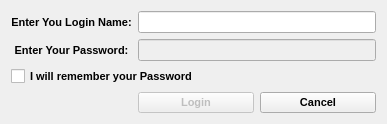
<?xml version="1.0" encoding="UTF-8"?>
<ui version="4.0">
 <class>loginDialog</class>
 <widget class="QDialog" name="loginDialog">
  <property name="windowModality">
   <enum>Qt::ApplicationModal</enum>
  </property>
  <property name="geometry">
   <rect>
    <x>0</x>
    <y>0</y>
    <width>387</width>
    <height>124</height>
   </rect>
  </property>
  <property name="sizePolicy">
   <sizepolicy hsizetype="Fixed" vsizetype="Fixed">
    <horstretch>0</horstretch>
    <verstretch>0</verstretch>
   </sizepolicy>
  </property>
  <property name="maximumSize">
   <size>
    <width>400</width>
    <height>211</height>
   </size>
  </property>
  <property name="font">
   <font>
    <family>Lucida Grande</family>
    <pointsize>8</pointsize>
    <weight>75</weight>
    <bold>true</bold>
   </font>
  </property>
  <property name="focusPolicy">
   <enum>Qt::NoFocus</enum>
  </property>
  <property name="windowTitle">
   <string>Twitter Login</string>
  </property>
  <property name="windowIcon">
   <iconset resource="../images/images.qrc">
    <normaloff>:/twitter/user-online.svg</normaloff>:/twitter/user-online.svg</iconset>
  </property>
  <property name="autoFillBackground">
   <bool>false</bool>
  </property>
  <property name="modal">
   <bool>true</bool>
  </property>
  <layout class="QGridLayout" name="gridLayout">
   <item row="0" column="0">
    <widget class="QLabel" name="label_2">
     <property name="text">
      <string>Enter You Login Name:</string>
     </property>
     <property name="scaledContents">
      <bool>false</bool>
     </property>
     <property name="alignment">
      <set>Qt::AlignCenter</set>
     </property>
     <property name="buddy">
      <cstring>loginLineEdit</cstring>
     </property>
    </widget>
   </item>
   <item row="0" column="1">
    <widget class="QLineEdit" name="loginLineEdit"/>
   </item>
   <item row="1" column="0">
    <widget class="QLabel" name="label">
     <property name="text">
      <string>Enter Your Password:</string>
     </property>
     <property name="alignment">
      <set>Qt::AlignCenter</set>
     </property>
     <property name="buddy">
      <cstring>passwordLineEdit</cstring>
     </property>
    </widget>
   </item>
   <item row="1" column="1">
    <widget class="QLineEdit" name="passwordLineEdit">
     <property name="enabled">
      <bool>false</bool>
     </property>
     <property name="echoMode">
      <enum>QLineEdit::Password</enum>
     </property>
    </widget>
   </item>
   <item row="2" column="0" colspan="2">
    <widget class="QCheckBox" name="rememberPasswordCheckBox">
     <property name="layoutDirection">
      <enum>Qt::LeftToRight</enum>
     </property>
     <property name="text">
      <string>I will remember your Password</string>
     </property>
     <property name="tristate">
      <bool>false</bool>
     </property>
    </widget>
   </item>
   <item row="3" column="1">
    <layout class="QHBoxLayout" name="horizontalLayout">
     <item>
      <widget class="QPushButton" name="loginButton">
       <property name="enabled">
        <bool>false</bool>
       </property>
       <property name="text">
        <string>Login</string>
       </property>
      </widget>
     </item>
     <item>
      <widget class="QPushButton" name="cancelButton">
       <property name="text">
        <string>Cancel</string>
       </property>
      </widget>
     </item>
    </layout>
   </item>
  </layout>
 </widget>
 <resources>
  <include location="../images/images.qrc"/>
 </resources>
 <connections>
  <connection>
   <sender>loginButton</sender>
   <signal>clicked()</signal>
   <receiver>loginDialog</receiver>
   <slot>accept()</slot>
   <hints>
    <hint type="sourcelabel">
     <x>224</x>
     <y>105</y>
    </hint>
    <hint type="destinationlabel">
     <x>129</x>
     <y>94</y>
    </hint>
   </hints>
  </connection>
  <connection>
   <sender>cancelButton</sender>
   <signal>clicked()</signal>
   <receiver>loginDialog</receiver>
   <slot>reject()</slot>
   <hints>
    <hint type="sourcelabel">
     <x>316</x>
     <y>103</y>
    </hint>
    <hint type="destinationlabel">
     <x>13</x>
     <y>82</y>
    </hint>
   </hints>
  </connection>
 </connections>
</ui>
